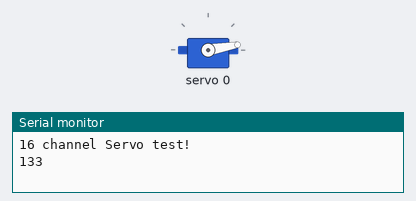
A sketch run on a simulated Arduino Uno, built with avr-gcc and run on an emulated ATmega328P. On the bench: servo, the last lines printed to the serial monitor.

Above: at 0.05 s.
At 1.25 s:
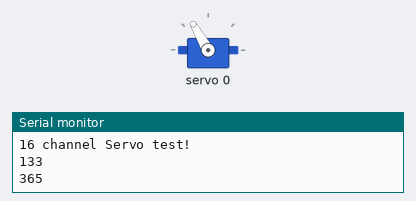
At 2.5 s:
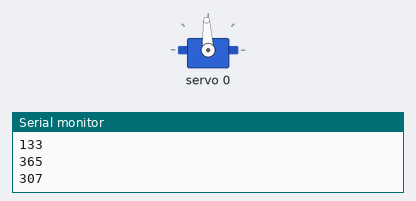
Timing chart, 0 to 5.8 s (numbered marks = the images above):
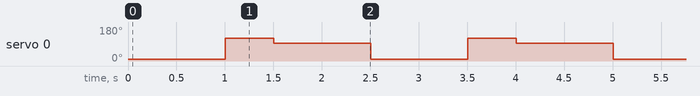

Measured:
- by itself, servo 0: repeats every 2.5 s: 93° 1.0 s, 10° 1.0 s, 120° 0.50 s

The sketch:

servoDriverBoardTest1.ino
```cpp
#include <Wire.h>
#include <Adafruit_PWMServoDriver.h>

Adafruit_PWMServoDriver pwm = Adafruit_PWMServoDriver();

#define MIN_PULSE_WIDTH 650
#define MAX_PULSE_WIDTH 2350
#define DEFAULT_PULSE_WIDTH 1500
#define FREQUENCY 50

uint8_t servonum = 0;

void setup()
{
Serial.begin(9600);
Serial.println("16 channel Servo test!");
pwm.begin();
pwm.setPWMFreq(FREQUENCY);
}
int pulseWidth(int angle)
{
int pulse_wide, analog_value;
pulse_wide = map(angle, 0, 180, MIN_PULSE_WIDTH, MAX_PULSE_WIDTH);
analog_value = int(float(pulse_wide) / 1000000 * FREQUENCY * 4096);
Serial.println(analog_value);
return analog_value;
}

void loop() {
pwm.setPWM(0, 0, pulseWidth(0));
delay(1000);
pwm.setPWM(0, 0, pulseWidth(120));
delay(500);
pwm.setPWM(0, 0, pulseWidth(90));
delay(1000);

}
```
